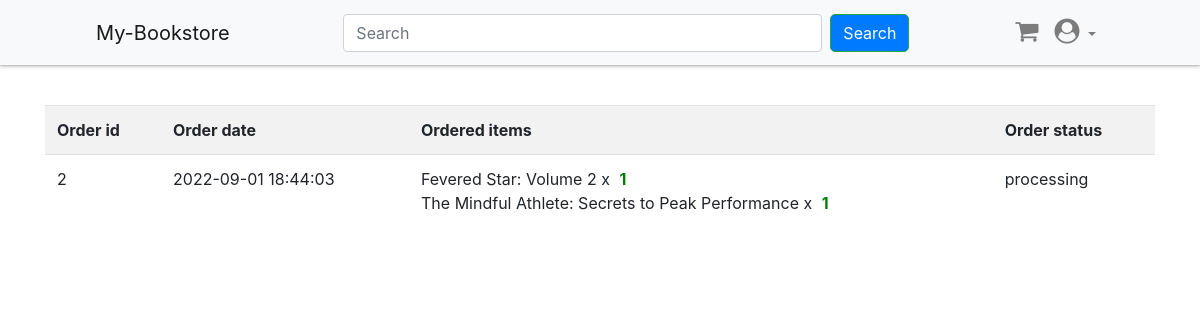
Page /orders (signed in) on the committed database.
### app/db_models.py (models this page shows)
class Order(db.Model):
    __tablename__ = "orders"
    id = db.Column(db.Integer, primary_key=True)
    uid = db.Column(db.Integer, db.ForeignKey('users.id'), nullable=False)
    date = db.Column(db.DateTime, nullable=False)
    status = db.Column(db.String(50), nullable=False)
    items = db.relationship("Ordered_item", cascade="all,delete", backref="order")

class Ordered_item(db.Model):
    __tablename__ = "ordered_items"
    id = db.Column(db.Integer, primary_key=True)
    oid = db.Column(db.Integer, db.ForeignKey('orders.id'), nullable=False)
    itemid = db.Column(db.Integer, db.ForeignKey('items.id'), nullable=False)
    quantity = db.Column(db.Integer, db.ForeignKey('cart.quantity'), nullable=False)

class Item(db.Model):
    __tablename__ = "items"
    id = db.Column(db.Integer, primary_key=True)
    name = db.Column(db.String(100), nullable=False)
    price = db.Column(db.Float, nullable=False)
    category = db.Column(db.Text, nullable=False)
    image = db.Column(db.String(250), nullable=False)
    details = db.Column(db.String(250), nullable=False)
    price_id = db.Column(db.String(250), nullable=False)
    orders = db.relationship("Ordered_item", cascade="all,delete", backref="item")
    in_cart = db.relationship("Cart", cascade="all,delete", backref="item")

### app/gen_routes.py (the view)
@app.route('/orders')
@login_required
def orders():
    return render_template('orders.html', orders=current_user.orders)

### app/gen_routes.py (called while the page is built)
@app.context_processor
def inject_now():
    return {'now': datetime.utcnow()}

@login_manager.user_loader
def load_user(user_id):
    return User.query.get(user_id)

### app/templates/orders.html (shortened to what this page needs)
{% extends "base.html" %}
{% block content %}
    {% if not orders %}
		<div class="flash-error">
			You haven't placed any orders yet.<br>
			<a href="{{ url_for('home') }}">Discover new items</a>
		</div>
	{% else %}
    <table class="table table-striped">
        <tr>
            <th>Order id</th>
            <th>Order date</th>
			<th>Ordered items</th>
			<th>Order status</th>
        </tr>
    {% for order in orders %}
        <tr>
            <td>{{ order.id }}</td>
            <td>{{ order.date.strftime('%Y-%m-%d %H:%M:%S') }}</td>
			<td>
				{% for i in order.items %}
					{{ i.item.name }} x <span class="success">{{ i.quantity }}</span><br>
				{% endfor %}
			</td>
			<td>{{ order.status }}</td>
        </tr>
    {% endfor %}
    </table>
	{% endif %}
{% endblock %}

### app/static/styles.css (style rules this page uses)
.forms, .flash-error, .success { margin: 0 auto; max-width: 400px; }
.flash-error, .help-block, .success { text-align: center; padding: 5px; font-weight:bold; }
.success { color:green; }

### rows in the picture
Order: id "2", date "2022-09-01 18:44:03", status "processing"
Ordered_item: item.name "Fevered Star: Volume 2", quantity "1"
Ordered_item: item.name "The Mindful Athlete: Secrets to Peak Performance", quantity "1"
